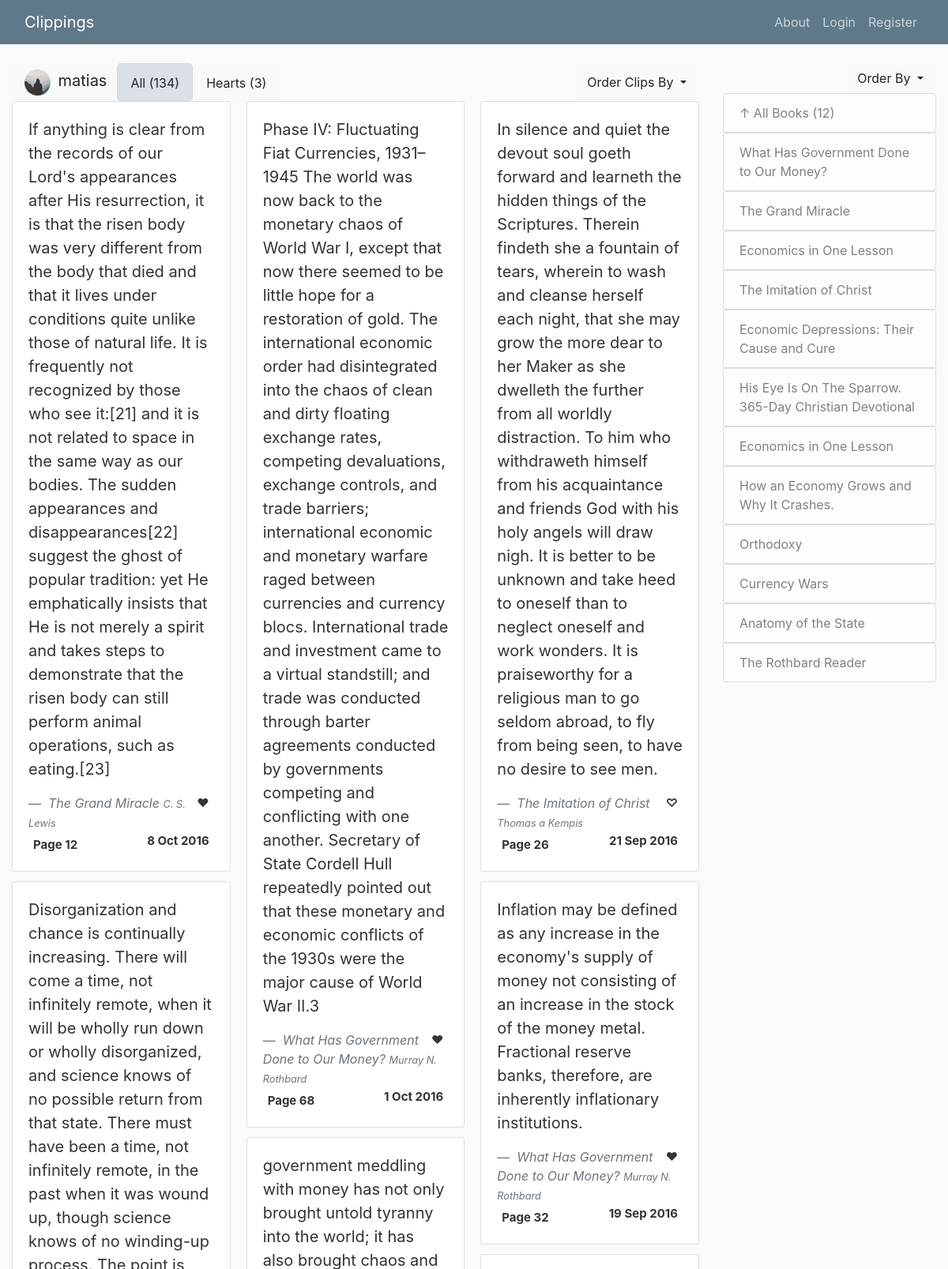
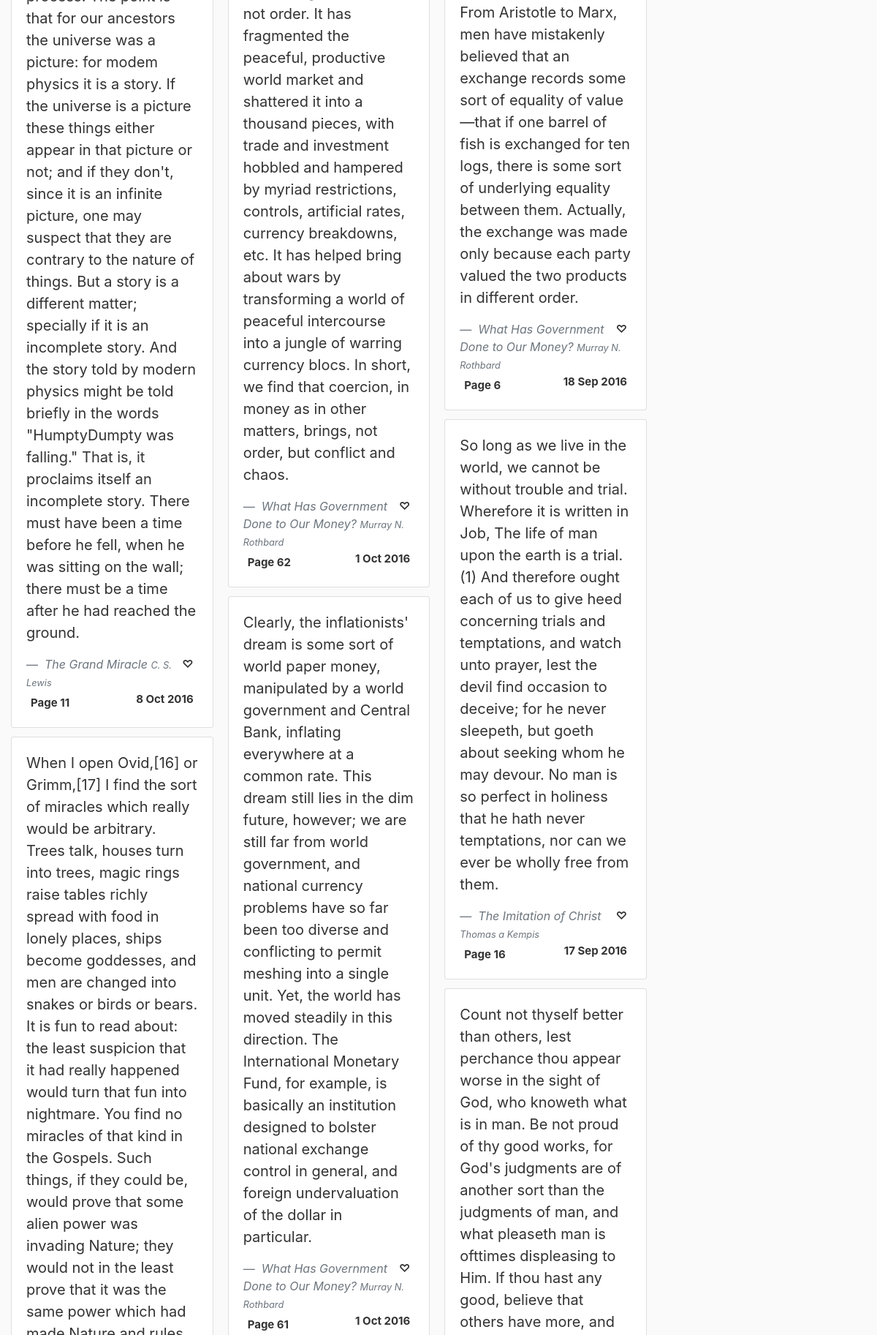
The page /matias (upper part) on the database its author committed (2 pictures, top to bottom).
### clippings/models.py (models this page shows, shortened)
class User(db.Model, UserMixin):
    id = db.Column(db.Integer, primary_key=True)
    username = db.Column(db.String(20), unique=True, nullable=False)
    email = db.Column(db.String(120), unique=True, nullable=False)
    image_file = db.Column(db.String(20), nullable=False, default='default.jpg')
    password = db.Column(db.String(60), nullable=False)
    posts = db.relationship('Post', backref='author', lazy=True)
    likes = db.relationship('Clip', secondary=likes, backref='liked_by', lazy=True)

class Clip(db.Model):
    id = db.Column(db.Integer, primary_key=True)
    title = db.Column(db.String(400), nullable=False)
    author = db.Column(db.String(400), nullable=False)
    page = db.Column(db.Integer, nullable=False)
    location = db.Column(db.String(20), nullable=False)
    date = db.Column(db.DateTime, nullable=False, default=datetime.utcnow)
    clipping = db.Column(db.Text, nullable=False)
    is_favorite = db.Column(db.Boolean, default=False, nullable=False)
    user_id = db.Column(db.Integer, db.ForeignKey('user.id'), nullable=False)

### clippings/clips/routes.py (the view, shortened to what this page needs)
@clips.route("/<string:username>", methods=['GET', 'POST'])
@clips.route("/<string:username>/<string:title>", methods=['GET', 'POST'])
def user_book(username, title=None):
    user = User.query.filter_by(username=username).first_or_404()
    page = request.args.get('page', 1, type=int)
    clip_order = request.args.get('order_by', 'date.desc()')
    book_order = request.args.get('book_order', 'date.desc()')
    order = order_by.get(clip_order)
    b_order = order_by.get(book_order)
    clips_count = 0
    favorite_id = request.args.get('favorite_id')
    show_favorites = request.args.get('favorite')
    if(favorite_id):
        add_favorite(favorite_id)
    if(title == None):
        clips = Clip.query.filter_by(user_id=user.id).order_by(order).paginate(per_page=30, page=page)
        clips_count = Clip.query.filter_by(user_id=user.id).count()
        favorite_count = Clip.query.filter_by(user_id=user.id, is_favorite=True).count()
        if(show_favorites):
            clips = Clip.query.filter_by(user_id=user.id, is_favorite=True).order_by(order).paginate(per_page=30, page=page)
    books = Clip.query.filter_by(user_id=user.id).order_by(b_order).group_by(Clip.title).distinct(Clip.title)
    books_count = Clip.query.filter_by(user_id=user.id).order_by(b_order).group_by(Clip.title).distinct(Clip.title).count()
    return render_template('user_book.html.j2', clips=clips, user=user, books=books, title_selected=title,
                           order_by=clip_order, book_order=book_order, clips_count=clips_count, books_count=books_count,
                           add_favorite=add_favorite, favorite_count=favorite_count, favorite=show_favorites)

### clippings/templates/user_book.html.j2 (shortened to what this page needs)
{% extends 'layout.html.j2' %}
{% block content_header %}
{% include 'clip_sort.html.j2' with context%}
{% endblock content_header %}
{% block content %}
<div class="card-columns">
        {% for clip in clips.items %}
        <div class="card">
                <div class="card-body">
                    <blockquote class="blockquote mb-0">
                        <p>{{ clip.clipping }}</p>
                        {% if clip.is_favorite %}
                            {% if user == current_user%}
                                <a href="{{url_for('clips.user_book', username=user.username, title=title_selected, page=page_num, order_by=order_by, favorite=favorite, favorite_id=clip.id)}}"><span class="badge float-right">❤</span></a>
                            {% else %}
                                <span class="badge float-right">❤</span>
                            {% endif %}
                        {% else %}
                            {% if user == current_user%}
                                <a href="{{url_for('clips.user_book', username=user.username, title=title_selected, page=page_num, order_by=order_by, favorite=favorite, favorite_id=clip.id)}}"><span class="badge float-right">♡</span></a>
                             {% else %}
                                <span class="badge float-right">♡</span>
                            {% endif %}
                        {% endif %}
                        <footer class="blockquote-footer">
                            <cite title="title, author"> {{ clip.title }}
                                <small>{{ clip.author }}</small>
                            </cite>
                        </footer>
                        <div class="badge"> Page {{ clip.page }} </div>
                        <span class="badge float-right">{{ clip.date.strftime("%-d %b %Y") }}</span>
                    </blockquote>
                </div>
        </div>
        {% endfor %}
</div>
{% endblock content %}
{% block sidebar_header %}
    {% include 'book_sort.html.j2' with context%}
{% endblock sidebar_header %}
{% block left_sidebar %}
            <ul class="list-group">
            <a href="{{url_for('clips.user_book', username=user.username)}}">
                    <li class="list-group-item list-group-item-light"> 	&uarr; All Books ({{(books_count)}})</li></a>
            {% for book in books%}
                {% if book.title == title_selected%}
                    <a href="{{url_for('clips.user_book', username=user.username, order_by=order_by, book_order=book_order)}}">
                    <li class="list-group-item list-group-item-dark">{{book.title}}
                    - <small>{{ book.author }}</small></li></a>
                {% else %}
                    <a href="{{url_for('clips.user_book', username=user.username, title=book.title, order_by='page.asc()', book_order=book_order)}}">
                    <li class="list-group-item list-group-item-light">{{book.title}}</li>
                    </a>
                {% endif %}
            {% endfor %}
            </ul>
{% endblock left_sidebar %}

### clippings/templates/clip_sort.html.j2 (shortened to what this page needs)
<div class="row" style="margin-right:3px; margin-left: 3px;">
    <button type="button" class="btn btn-light">
    <img class="rounded-circle header-img" src="{{ url_for('static', filename='profile_pics/' + user.image_file) }}">
    <span style="font-size: 1.25rem;">{{user.username}}<span></button>
        {% if favorite == 'true' %}
            <a href="{{url_for('clips.user_book', username=user.username, title=title_selected, page=page_num, order_by=order_by)}}">
            <button class="btn btn-lg btn-light"><span style="font-size: 1rem;">All ({{(clips_count)}})<span></button>
            </a>
            <a href="{{url_for('clips.user_book', username=user.username, title=title_selected, page=page_num, order_by=order_by, favorite='true')}}">
            <button class="btn btn-lg btn-light active"><span style="font-size: 1rem;">Hearts ({{(favorite_count)}})<span></button>
            </a>
        {% else %}
            <a href="{{url_for('clips.user_book', username=user.username, title=title_selected, page=page_num, order_by=order_by)}}">
            <button class="btn btn-lg btn-light active"><span style="font-size: 1rem;">All ({{(clips_count)}})<span></button>
            </a>
            <a href="{{url_for('clips.user_book', username=user.username, title=title_selected, page=page_num, order_by=order_by, favorite='true')}}">
            <button class="btn btn-lg btn-light"><span style="font-size: 1rem;">Hearts ({{(favorite_count)}})<span></button>
            </a>
        {% endif %}
        <button class="btn btn-secondary btn-light dropdown-toggle ml-auto" type="button" id="dropdownMenuButton" data-toggle="dropdown" aria-haspopup="true" aria-expanded="false">
         Order Clips By
        </button>
</div>

### clippings/static/main.css (style rules this page uses)
body { background: #fafafa; color: #333333; margin-top: 5rem; }
.header-img { height: 33px; width: 33px; margin-right: 5px; }

### rows shown on the page
User: image_file (placeholder picture), username "matias"
Clip: clipping "If anything is clear from the records of our Lord's appearances after His resurrection, it is that the risen body was very different from the body that died and that it lives under conditions quite unlike those of natural life. It is frequently not recognized by those who see it:[21] and it is not related to space in the same way as our bodies. The sudden appearances and disappearances[22] suggest the ghost of popular tradition: yet He emphatically insists that He is not merely a spirit and takes steps to demonstrate that the risen body can still perform animal operations, such as eating.[23]", title "The Grand Miracle", author "C. S. Lewis", page "12", date "8 Oct 2016"
Clip: clipping "Disorganization and chance is continually increasing. There will come a time, not infinitely remote, when it will be wholly run down or wholly disorganized, and science knows of no possible return from that state. There must have been a time, not infinitely remote, in the past when it was wound up, though science knows of no winding-up process. The point is that for our ancestors the universe was a picture: for modem physics it is a story. If the universe is a picture these things either appear in that picture or not; and if they don't, since it is an infinite picture, one may suspect that they are contrary to the nature of things. But a story is a different matter; specially if it is an…", title "The Grand Miracle", author "C. S. Lewis", page "11", date "8 Oct 2016"
Clip: clipping "Phase IV: Fluctuating Fiat Currencies, 1931–1945 The world was now back to the monetary chaos of World War I, except that now there seemed to be little hope for a restoration of gold. The international economic order had disintegrated into the chaos of clean and dirty floating exchange rates, competing devaluations, exchange controls, and trade barriers; international economic and monetary warfare raged between currencies and currency blocs. International trade and investment came to a virtual standstill; and trade was conducted through barter agreements conducted by governments competing and conflicting with one another. Secretary of State Cordell Hull repeatedly pointed out that these…", title "What Has Government Done to Our Money?", author "Murray N. Rothbard", page "68", date "1 Oct 2016"
Clip: clipping "government meddling with money has not only brought untold tyranny into the world; it has also brought chaos and not order. It has fragmented the peaceful, productive world market and shattered it into a thousand pieces, with trade and investment hobbled and hampered by myriad restrictions, controls, artificial rates, currency breakdowns, etc. It has helped bring about wars by transforming a world of peaceful intercourse into a jungle of warring currency blocs. In short, we find that coercion, in money as in other matters, brings, not order, but conflict and chaos.", title "What Has Government Done to Our Money?", author "Murray N. Rothbard", page "62", date "1 Oct 2016"
Clip: clipping "Clearly, the inflationists' dream is some sort of world paper money, manipulated by a world government and Central Bank, inflating everywhere at a common rate. This dream still lies in the dim future, however; we are still far from world government, and national currency problems have so far been too diverse and conflicting to permit meshing into a single unit. Yet, the world has moved steadily in this direction. The International Monetary Fund, for example, is basically an institution designed to bolster national exchange control in general, and foreign undervaluation of the dollar in particular.", title "What Has Government Done to Our Money?", author "Murray N. Rothbard", page "61", date "1 Oct 2016"
Clip: clipping "In silence and quiet the devout soul goeth forward and learneth the hidden things of the Scriptures. Therein findeth she a fountain of tears, wherein to wash and cleanse herself each night, that she may grow the more dear to her Maker as she dwelleth the further from all worldly distraction. To him who withdraweth himself from his acquaintance and friends God with his holy angels will draw nigh. It is better to be unknown and take heed to oneself than to neglect oneself and work wonders. It is praiseworthy for a religious man to go seldom abroad, to fly from being seen, to have no desire to see men.", title "The Imitation of Christ", author "Thomas a Kempis", page "26", date "21 Sep 2016"
Clip: clipping "Inflation may be defined as any increase in the economy's supply of money not consisting of an increase in the stock of the money metal. Fractional reserve banks, therefore, are inherently inflationary institutions.", title "What Has Government Done to Our Money?", author "Murray N. Rothbard", page "32", date "19 Sep 2016"
Clip: clipping "From Aristotle to Marx, men have mistakenly believed that an exchange records some sort of equality of value—that if one barrel of fish is exchanged for ten logs, there is some sort of underlying equality between them. Actually, the exchange was made only because each party valued the two products in different order.", title "What Has Government Done to Our Money?", author "Murray N. Rothbard", page "6", date "18 Sep 2016"
Clip: clipping "So long as we live in the world, we cannot be without trouble and trial. Wherefore it is written in Job, The life of man upon the earth is a trial.(1) And therefore ought each of us to give heed concerning trials and temptations, and watch unto prayer, lest the devil find occasion to deceive; for he never sleepeth, but goeth about seeking whom he may devour. No man is so perfect in holiness that he hath never temptations, nor can we ever be wholly free from them.", title "The Imitation of Christ", author "Thomas a Kempis", page "16", date "17 Sep 2016"
Clip: title "The Grand Miracle"
Clip: title "Economics in One Lesson"
Clip: title "The Imitation of Christ"
Clip: title "Economic Depressions: Their Cause and Cure"
Clip: title "His Eye Is On The Sparrow. 365-Day Christian Devotional"
Clip: title "Economics in One Lesson"
Clip: title "How an Economy Grows and Why It Crashes."
Clip: title "Orthodoxy"
Clip: title "Currency Wars"
Clip: title "Anatomy of the State"
Clip: title "The Rothbard Reader"

### other values the page prints
{{ (clips_count) }} "134"
{{ (favorite_count) }} "3"
{{ (books_count) }} "12"
